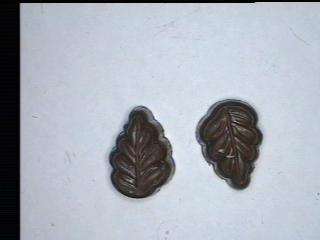
%> input picture input_images/t1.jpg, 320 x 240 px
$ octave fin_q3.m   (GNU Octave 9; MATLAB toolbox functions it lacks are replaced by stand-ins)
%> lines starting %> are read from the running program, lines starting %| are printed output that depends on the picture
clc;clear all;
t1=imread('t1.jpg');
%> t1 is the input picture: size 240x320x3 uint8; mean R, G, B 168.4, 174.8, 184.1
t2=imread('t2.jpg');
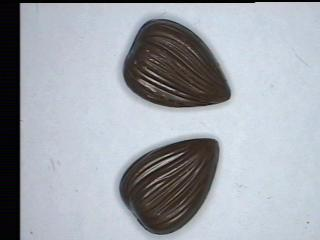
%> input picture input_images/t2.jpg, 320 x 240 px
%> t2 is the input picture: size 240x320x3 uint8; mean R, G, B 159.4, 163.9, 171.3
t3=imread('t3.jpg');
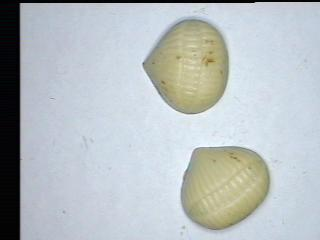
%> input picture input_images/t3.jpg, 320 x 240 px
%> t3 is the input picture: size 240x320x3 uint8; mean R, G, B 182.6, 189.5, 192.2
t4=imread('t4.jpg');
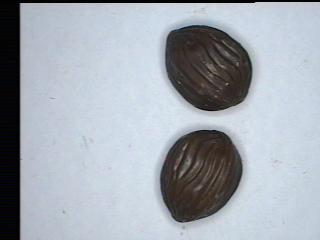
%> input picture input_images/t4.jpg, 320 x 240 px
%> t4 is the input picture: size 240x320x3 uint8; mean R, G, B 162.3, 168.7, 177.2
t5=imread('t5.jpg');
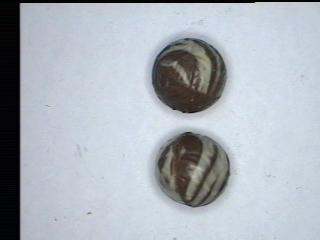
%> input picture input_images/t5.jpg, 320 x 240 px
%> t5 is the input picture: size 240x320x3 uint8; mean R, G, B 172.1, 179.2, 187.5
t6=imread('t6.jpg');
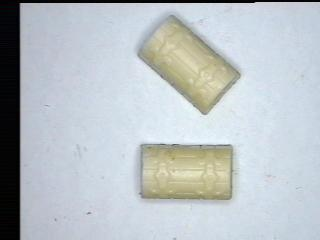
%> input picture input_images/t6.jpg, 320 x 240 px
%> t6 is the input picture: size 240x320x3 uint8; mean R, G, B 185.8, 192.9, 196.9
%> (the run ends here)
